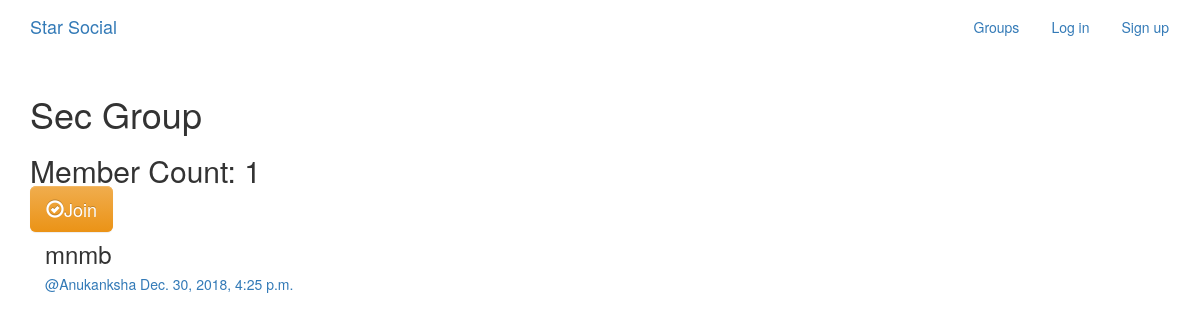
The app's page /groups/posts/in/sec-group/ with its own data.
### groups/models.py (models this page shows, shortened)
class Group(models.Model):
    name = models.CharField(max_length=255,unique=True)
    slug = models.SlugField(allow_unicode=True,unique=True)
    description = models.TextField(default='',blank=True)
    description_html = models.TextField(editable=False,default='',blank=True)
    members = models.ManyToManyField(User,through='GroupMember')
    class Meta:
        ordering = ['name']

### posts/models.py (models this page shows, shortened)
class Post(models.Model):
    user = models.ForeignKey(User,related_name='posts',on_delete=models.CASCADE)
    created_at = models.DateTimeField(auto_now=True)
    message = models.TextField()
    message_html = models.TextField(editable=False)
    group = models.ForeignKey(Group,related_name='posts',null=True,blank=True,on_delete=models.CASCADE)
    class Meta:
        ordering = ['-created_at']
        unique_together = ['user','message']

### groups/views.py (the view)
# urls.py: path('posts/in/<slug:slug>/',views.SingleGroup.as_view(),name='single'),
class SingleGroup(generic.DetailView):
    model = Group

### groups/templates/groups/group_detail.html
{% extends "groups/group_base.html" %}
{% block pre_group %}
    <h1>{{group.name}}</h1>
    <h2>Member Count: {{group.members.count}}</h2>
    <div class="content">
        {% if user in group.members.all %}
            <a href="{% url 'groups:leave' slug=group.slug %}"
               class="'btn btn-lg btn-fill btn-warning"><span
                    class="glyphicon glyphicon-remove-circle"></span>Leave</a>
        {% else %}
            <a href="{% url 'groups:join' slug=group.slug %}"
               class="'btn btn-lg btn-fill btn-warning"><span
                    class="glyphicon glyphicon-ok-circle"></span>Join</a>
        {% endif %}
    </div>
{% endblock %}
{% block group_content %}
<div class="col-md-8">
    {% if group.posts.count == 0 %}
        <h2>No posts in this group yet!</h2>
    {% else %}
        {% for post in group.posts.all %}
            {% include "posts/_post.html" %}
        {% endfor %}
    {% endif %}
</div>
{% endblock %}

### posts/templates/posts/_post.html (shortened to what this page needs)
<div class="post media">
    <h3>{{post.message_html|safe}}</h3>
    <div class="media-body">
        <h5 class="media-heading">
        <span class="username">
            <a href="{% url 'posts:for_user' username=post.user.username %}">@{{ post.user.username }}</a>
        </span>
        <time class="time">
            <a href="{%url 'posts:single' username=post.user.username pk=post.pk%}">
            {{ post.created_at }}
                </a>
        </time>
            </h5>
    </div>
</div>

### records on screen
Group: name "Sec Group", members.count "1"
Post: message_html "mnmb", user.username "Anukanksha", created_at "Dec. 30, 2018, 4:25 p.m."
